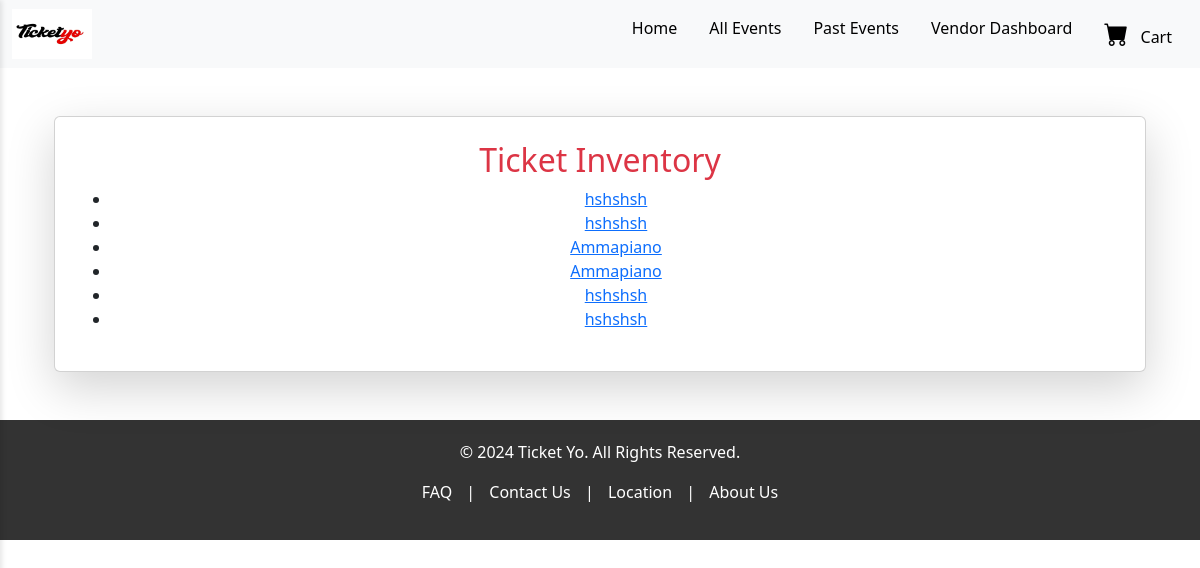
The app's page /vendors/inventory/ (signed in) with its own data.
### tickets/models.py (models this page shows, shortened)
class Ticket(models.Model):
    ENTITY_TYPE_CHOICES = [
        ('customer', 'Customer'),
        ('vendor', 'Vendor'),
        ('pos_agent', 'pos_agent'),
    ]
    event = models.ForeignKey(Event, on_delete=models.CASCADE, related_name='tickets')
    ticket_category = models.ForeignKey(TicketCategory, on_delete=models.CASCADE, null=True, blank=True)
    customer_username = models.CharField(max_length=255, blank=True, null=True)  # Buyer info
    user = models.ForeignKey(settings.AUTH_USER_MODEL, on_delete=models.CASCADE, related_name='tickets')  # Vendor info
    ticket_number = models.CharField(max_length=20, unique=True)
    purchase_date = models.DateTimeField(auto_now_add=True)
    qr_code = models.ImageField(upload_to='qr_codes/', blank=True)
    entity_type = models.CharField(max_length=10, choices=ENTITY_TYPE_CHOICES)  # Buyer type
    verified = models.BooleanField(default=False)
    verified_by = models.ForeignKey(settings.AUTH_USER_MODEL, on_delete=models.SET_NULL, null=True, blank=True, related_name='verified_tickets')  # POS Agent info for verification
    generated_by = models.ForeignKey(settings.AUTH_USER_MODEL, on_delete=models.SET_NULL, null=True, blank=True, related_name='generated_tickets')

### events/models.py (models this page shows, shortened)
class Event(models.Model):
    STATUS_CHOICES = [
        ('pending', 'Pending'),
        ('approved', 'Approved'),
        ('rejected', 'Rejected'),
    ]
    user = models.ForeignKey(settings.AUTH_USER_MODEL, on_delete=models.CASCADE, related_name='events')
    poster = models.ImageField(upload_to='event_posters/')
    title = models.CharField(max_length=200)
    description = models.TextField()
    category = models.CharField(max_length=100)
    start_date = models.DateTimeField()
    end_date = models.DateTimeField(null=True, blank=True)
    venue_name = models.CharField(max_length=100)
    regular_price = models.DecimalField(max_digits=10, decimal_places=2)
    sale_price = models.DecimalField(max_digits=10, decimal_places=2, null=True, blank=True)
    tickets_available = models.PositiveIntegerField(null=True, blank=True)
    tickets_sold = models.PositiveIntegerField(default=0)
    status = models.CharField(max_length=10, choices=STATUS_CHOICES, default='pending')
    adminaction = models.ForeignKey(settings.AUTH_USER_MODEL, on_delete=models.SET_NULL, null=True, blank=True, editable=False)

### vendors/decorators.py (the view)
    def _wrapped_view(request, *args, **kwargs):
        if request.user.is_authenticated and hasattr(request.user, 'is_vendor') and request.user.is_vendor:
            return view_func(request, *args, **kwargs)
        else:
            raise PermissionDenied("You are not allowed to access this page.")  # Return Permission Denied error

### vendors/views.py (called while the page is built)
@login_required
@vendor_required
def view_inventory(request):
    user = request.user  # Change to User
    inventory = Ticket.objects.filter(customer_username=user.username, entity_type='vendor')
    return render(request, 'vendors/inventory.html', {'inventory': inventory})

### templates/vendors/inventory.html
{% extends 'frontend/base.html' %}
{% load static %}
{% block content %}
<div class="container text-center">
    <div class="card fancy-card shadow-lg p-4 mt-5">
        <h2 class="card-title text-danger text-center">Ticket Inventory</h2>
        {% if inventory %}
        <ul>
            {% for ticket in inventory %}
            <li>
                <a href="{% url 'ticket_receipt' ticket.id %}">{{ ticket.event.title }}</a>
            </li>
            {% endfor %}
        </ul>
        {% else %}
        <p>No tickets in inventory.</p>
        {% endif %}
    </div>
</div>
{% endblock %}

### static/frontend/base.css (style rules this page uses)
body { font-family: 'Roboto', sans-serif; margin: 0; padding: 0; }

### records on screen
Ticket: event "hshshsh"
Ticket: event "hshshsh"
Ticket: event "Ammapiano"
Ticket: event "Ammapiano"
Ticket: event "hshshsh"
Ticket: event "hshshsh"
